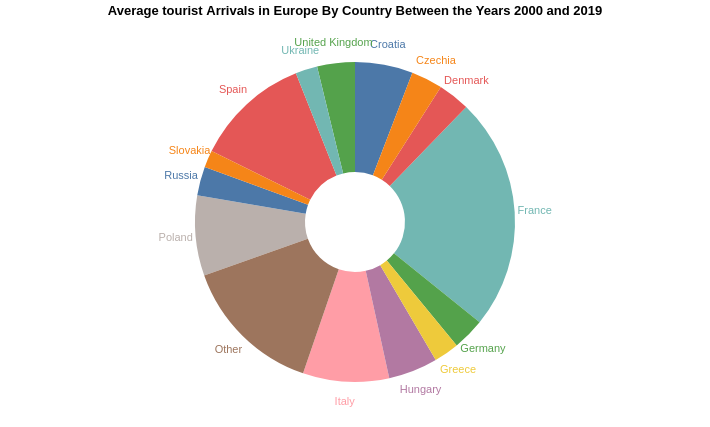

Specify this chart in Vega-Lite:
### Vega-Lite specification from a JSON file in a GitHub repository (floating-point values rounded to 4 significant figures)
{"$schema": "https://vega.github.io/schema/vega-lite/v4.json", "width": 700, "height": 400, "title": "Average tourist Arrivals in Europe By Country Between the Years 2000 and 2019", "description": "A donut chart representing the number of tourists that visit each country on average.", "data": {"name": "table", "values": [{"country": "France", "value": 199200000.0}, {"country": "Spain", "value": 98706350}, {"country": "Italy", "value": 73570000.0}, {"country": "Poland", "value": 68472600}, {"country": "Croatia", "value": 49382150}, {"country": "Hungary", "value": 42129100}, {"country": "United Kingdom", "value": 32233250}, {"country": "Denmark", "value": 27220000.0}, {"country": "Germany", "value": 27428400}, {"country": "Czechia", "value": 26810000.0}, {"country": "Russia", "value": 24676600}, {"country": "Greece", "value": 21517500}, {"country": "Ukraine", "value": 18684100}, {"country": "Slovakia", "value": 14526000}, {"country": "Other", "value": 121000000.0}]}, "layer": [{"mark": {"type": "arc", "innerRadius": 50, "outerRadius": 160}, "encoding": {"tooltip": [{"field": "country", "type": "nominal", "title": "Country Name"}, {"field": "value", "type": "quantitative", "title": "Avg. Number of Tourists"}]}}, {"mark": {"type": "text", "radius": 180}, "encoding": {"text": {"field": "country", "type": "nominal"}}}], "encoding": {"theta": {"field": "value", "type": "quantitative", "stack": true}, "color": {"field": "country", "type": "nominal", "legend": null}}, "view": {"stroke": null}}
